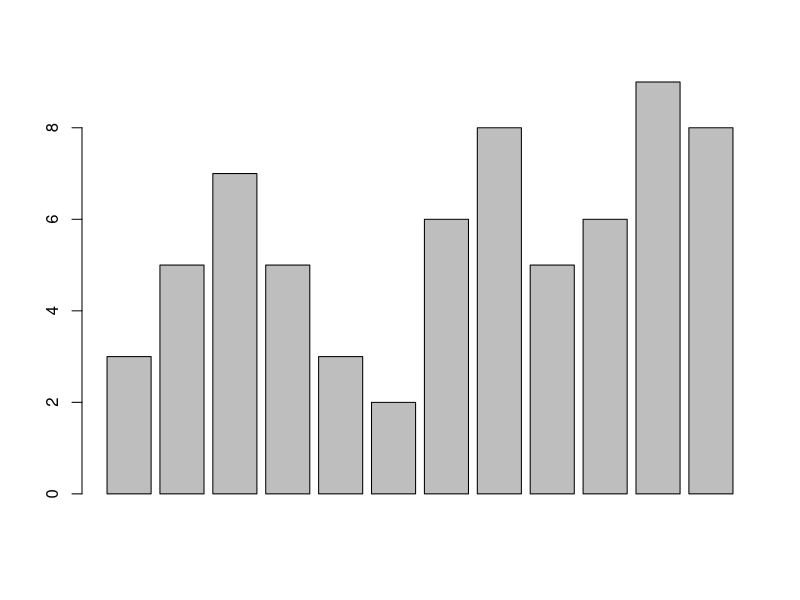
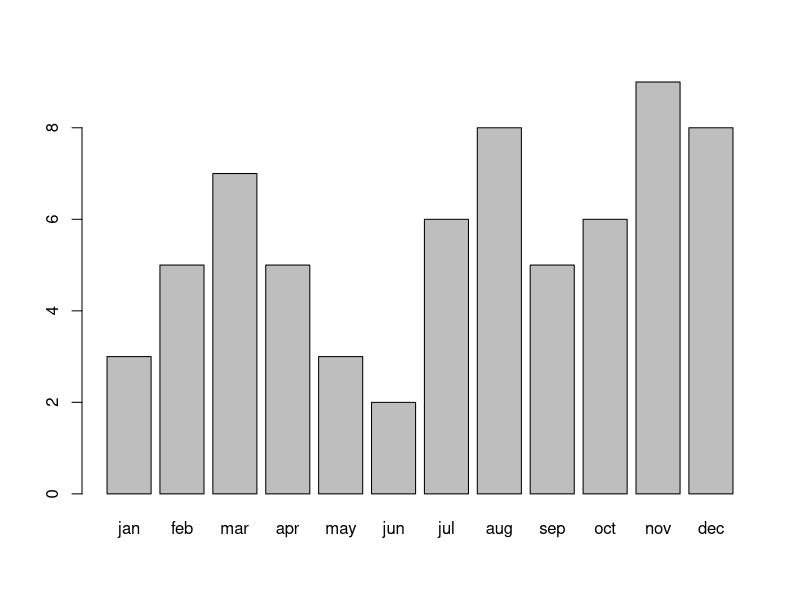
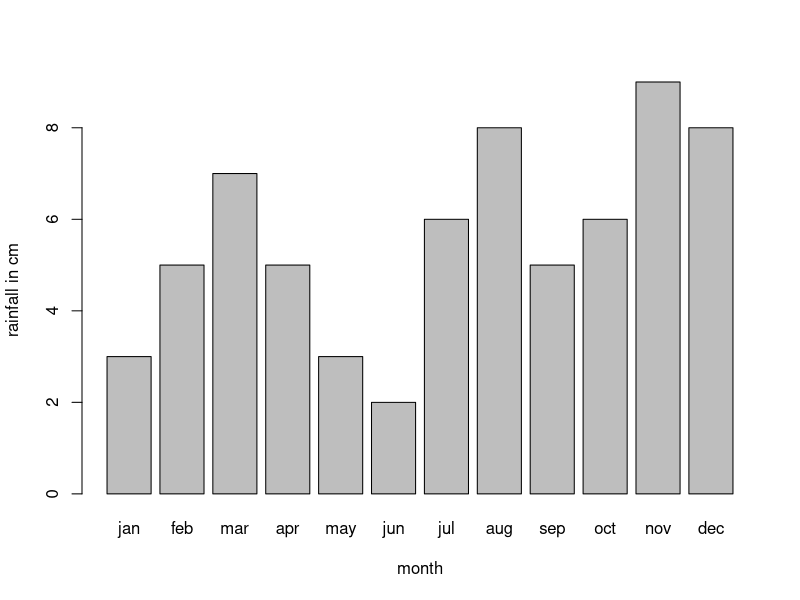
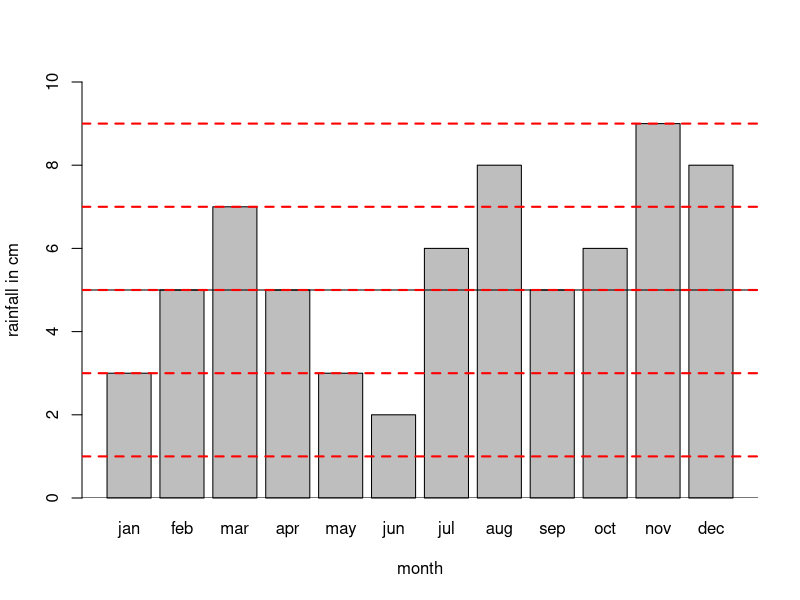
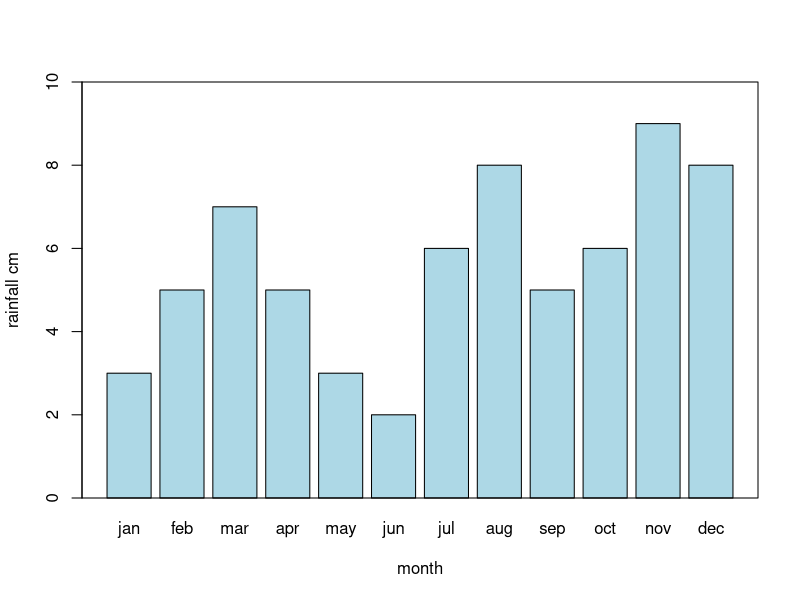
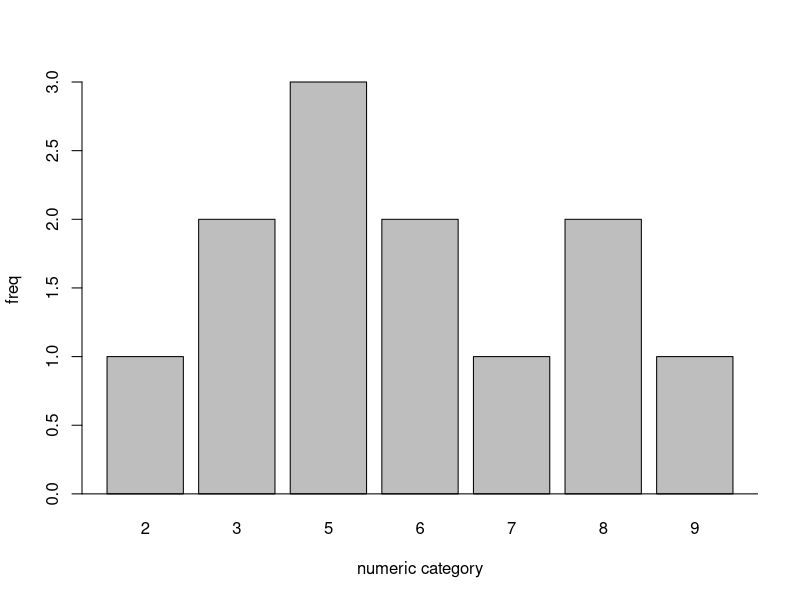
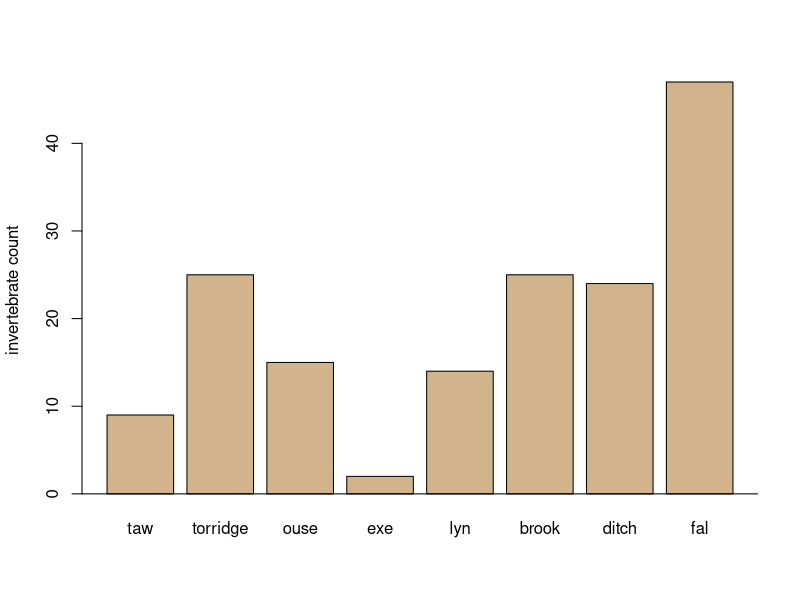

Recreate these plots in R, in order. (Note: this script raises an error after producing the figures.)
rain=c(3,5,7,5,3,2,6,8,5,6,9,8)
barplot(rain) #simple

month=c("jan","feb","mar","apr","may","jun","jul","aug","sep","oct","nov","dec")
barplot(rain,names=month)
names(rain)=month
rain

barplot(rain)
title(xlab="month",ylab="rainfall in cm")

barplot(rain,xlab = 'month',ylab='rainfall in cm',ylim = c(0,10))
abline(h=5)
abline(h=0)
abline(h=seq(1,9,2),lty=8,lwd=2,col='red')
barplot(rain,xlab = 'month',ylab='rainfall cm',ylim = c(0,10),col='lightblue')
box()

table(rain)
barplot(table(rain),ylab='freq',xlab='numeric category')
abline(h=0)

count=c(9,25,15,2,14,25,24,47)
speed=c(2,3,5,9,14,24,29,34)
name=c("taw","torridge","ouse","exe","lyn","brook","ditch","fal")
fw=data.frame(name,count,speed)
fw
row.names(fw)=name
fw
barplot(fw$count,names=row.names(fw),ylab = 'invertebrate count',col = 'tan')
abline(h=0)

barplot(fw)  #error 
barplot(as.matrix(fw))  #stacked bar chart
barplot(as.matrix(fw),col=rainbow(7))  #stacked bar chart

garden=c(47,19,50,46,9,4)
hedgerow=c(10,3,0,16,3,0)
parkland=c(40,5,10,8,0,6)
pasture=c(2,0,7,4,0,0)
woodland=c(2,2,0,0,2,0)
bird=data.frame(garden,hedgerow,parkland,pasture,woodland)
bird
row.names(bird)=c("blackbird","chaffinch","great tit","house sparrow","robin","song")
yo=as.matrix(bird)
bird
barplot(yo)
barplot(yo,ylim = c(0,250))
barplot(yo,ylim = c(0,250),col = rainbow(7))

barplot(yo,beside=TRUE,ylab="total birds counted",xlab="habitat",col = rainbow(5))
barplot(yo,beside = TRUE,legend=TRUE)
title(ylab='total birds',xlab = 'habitat')
barplot(yo,beside=TRUE,legend=TRUE,ylab="total birds counted",xlab="habitat",col = rainbow(5),cex.names =1,ylim = c(0,60))

legend("topright",  c("darkblue","red","black","green","tan","red"), c("blackbird","chaffinch","great tit","house sparrow","robin","song"))


barplot(t(yo),beside = TRUE,legend=TRUE,cex.names = 0.8,col=c('black','pink','tan','red','brown'))
title(ylab = 'bird',xlab = 'species')


#horizontal bars
barplot(yo,beside=TRUE,horiz = TRUE)
barplot(yo,beside=TRUE,horiz = TRUE,legend=TRUE,col=rainbow(5))


length=c(20,21,22,NA,21,20)
speed=c(12,14,12,16,20,21)
algae=c(40,45,45,80,75,65)
no3=c(2.25,2.15,1.75,1.95,1.95,2.75)
bod=c(200,180,135,120,110,120)
mf=data.frame(length,speed,algae,no3,bod)
mf
barplot(colMeans(mf),ylab='measurement')
barplot(apply(mf,2,mean,na.rm=T),ylab = 'measurements')
barplot(apply(mf,2,mean,na.rm=T),ylab = 'measurements',col = rainbow(7))
box()
abline(h=seq(0,120,20),lty=8,lwd=2,col='red')

dev.copy(png,file='u2.jpg')
dev.off()

